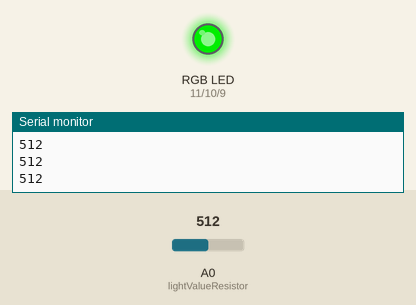
Simulated run of this sketch. Board: Arduino Uno, built with avr-gcc and run on an emulated ATmega328P. On the bench: an RGB LED mixed from three pins (HIGH = lit), the last lines printed to the serial monitor. The inputs (shaded band) are chosen by the test bench; at power-on: A0 (lightValueResistor) = 512.

Above: at 1.2 s.
1.3 s: A0 (lightValueResistor) set to 490
At 2.2 s:
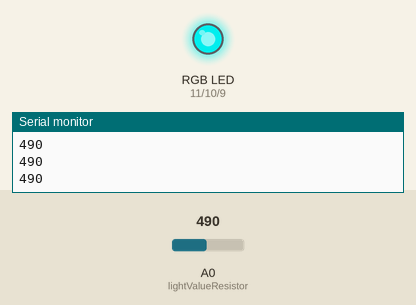
2.8 s: A0 (lightValueResistor) set to 390
At 3.2 s:
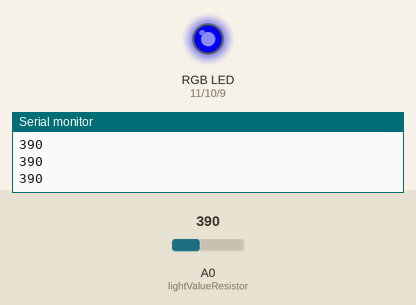
4.3 s: A0 (lightValueResistor) set to 290
At 5.4 s:
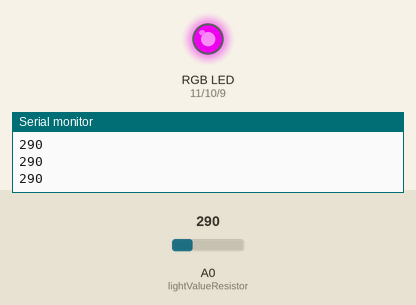
5.8 s: A0 (lightValueResistor) set to 610
At 6.7 s:
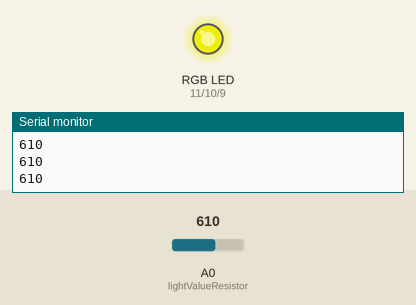
7.3 s: A0 (lightValueResistor) set to 710
At 7.7 s:
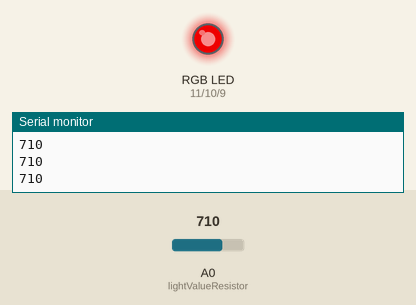
8.8 s: A0 (lightValueResistor) set to 690
At 10.2 s:
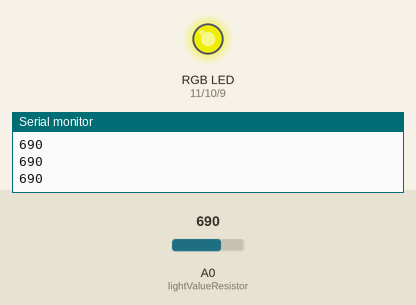
Timing chart, 0 to 11.3 s (numbered marks = the images above; inputs shaded):
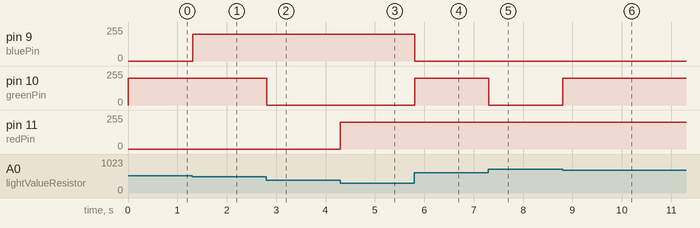

Measured:
- after the input at 1.3 s, pin 9 (bluePin): 0/255 → 200/255 at once
- after the input at 2.8 s, pin 10 (greenPin): 200/255 → 0/255 at once
- after the input at 4.3 s, pin 11 (redPin): 0/255 → 200/255 at once
- after the input at 5.8 s, pin 9 (bluePin): 200/255 → 0/255 at once; pin 10 (greenPin): 0/255 → 200/255 at once
- after the input at 7.3 s, pin 10 (greenPin): 200/255 → 0/255 at once
- after the input at 8.8 s, pin 10 (greenPin): 0/255 → 200/255 at once

The sketch:

Multi_Color.ino
```cpp
//Exercise 3: Photoresistor and Multi-Color LED
//Google CSSI Arduino Workshop
//Cambridge, Massachusetts
//July 26, 2013


int lightValueResistor = 0;                            //Pin declarations
int redPin = 11;
int greenPin = 10;
int bluePin = 9;
int red, green, blue, v = 0;

void setup()
{
    Serial.begin(9600);

    pinMode(redPin, OUTPUT);
    pinMode(greenPin, OUTPUT);
    pinMode(bluePin, OUTPUT);
    pinMode(lightValueResistor, INPUT);
}

void loop()
{
    v = analogRead(lightValueResistor);  //measure photo resistor
    Serial.println(v);                   //print measured value to console
    setColor(v);                         //set LED color based on measured brightness

    delay(10);
}

void setColor(int lightValue)
{
  if(lightValue >= 700){                                //RED
    red = 200;
    blue = 0;
    green = 0;
  }else if(lightValue < 700 && lightValue >= 600){      //YELLOW
    red = 200;
    blue = 0;
    green = 200;
  }else if(lightValue < 600 && lightValue >= 500){      //GREEN
    red = 0;
    blue = 0;
    green = 200;
  }else if(lightValue < 500 && lightValue >= 400){       //TURQUOISE
    red = 0;
    blue = 200;
    green = 200;
  }else if(lightValue < 400 && lightValue >= 300){        //BLUE
    red = 0;
    blue = 200;
    green = 0;
  }else if(lightValue < 300){                            //PURPLE
    red = 200;
    blue = 200;
    green = 0;
  }

  //write RGB values to LED
  analogWrite(redPin, red);
  analogWrite(greenPin, green);
  analogWrite(bluePin, blue);
}
```
